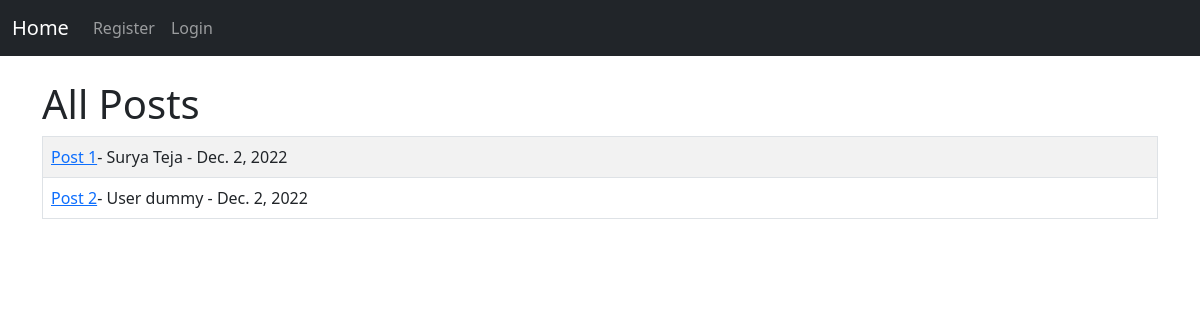
The page / on the database its author committed.
### blog/models.py (models this page shows, shortened)
class Post(models.Model):
    title = models.CharField(max_length=255)
    author = models.ForeignKey(User,on_delete=models.CASCADE)
    body = RichTextField(blank = True, null = True)
    date = models.DateField(auto_now_add=True)

### blog/views.py (the view)
# urls.py: path('',HomeView.as_view(),name="home"),
class HomeView(ListView):
    model = Post
    template_name = 'home.html'
    ordering = ['-date']

### blog/templates/home.html (shortened to what this page needs)
{% extends 'base.html' %}
{%block content %}
<h1>All Posts</h1>
<table class = "table table-striped table-hover table-bordered">
{% for object in object_list %}
<tr>
    <td>
        <a href ="{% url 'article_details' object.pk %}">
            {{object.title}}</a>- {{object.author.first_name}} {{object.author.last_name}} - {{object.date}}
    </td>
</tr>
{%endfor%}
</table>
{%endblock%}

### blog/templates/base.html (shortened to what this page needs)
<!doctype html>
<html lang="en">
  <head>
    <link href="https://cdn.jsdelivr.net/npm/bootstrap@5.0.2/dist/css/bootstrap.min.css" rel="stylesheet">
  </head>
  <body>
    <nav class="navbar navbar-expand-lg navbar-dark bg-dark">
        <div class="container-fluid">
          <a class="navbar-brand" href="{%url 'home' %}">Home</a>
          <div class="collapse navbar-collapse" id="navbarSupportedContent">
            <ul class="navbar-nav me-auto mb-2 mb-lg-0">
              {% if user.is_authenticated %}
              <li class="nav-item">
                <a class="nav-link" href="{% url 'create_blog' %}">Create Blog</a>
              </li>
              <li class="nav-item">
                <a class="nav-link" href="{% url 'user_posts' request.user %}">My posts</a>
              </li>
              <li class="nav-item">
                <a class="nav-link" href="{% url 'logout' %}">Logout</a>
              </li>
              {% else %}
              <li class="nav-item">
                <a class="nav-link" href="{% url 'register' %}">Register</a>
              </li>
              <li class="nav-item">
                <a class="nav-link" href="{% url 'login' %}">Login</a>
              </li>
              {% endif %}
            </ul>
          </div>
        </div>
      </nav>
    <div class = 'container'>
    {%block content %}
    {% endblock %}
    </div>
  </body>
</html>

### rows shown on the page
Post: title "Post 1", author.first_name "Surya", author.last_name "Teja", date "Dec. 2, 2022"
Post: title "Post 2", author.first_name "User", author.last_name "dummy", date "Dec. 2, 2022"
